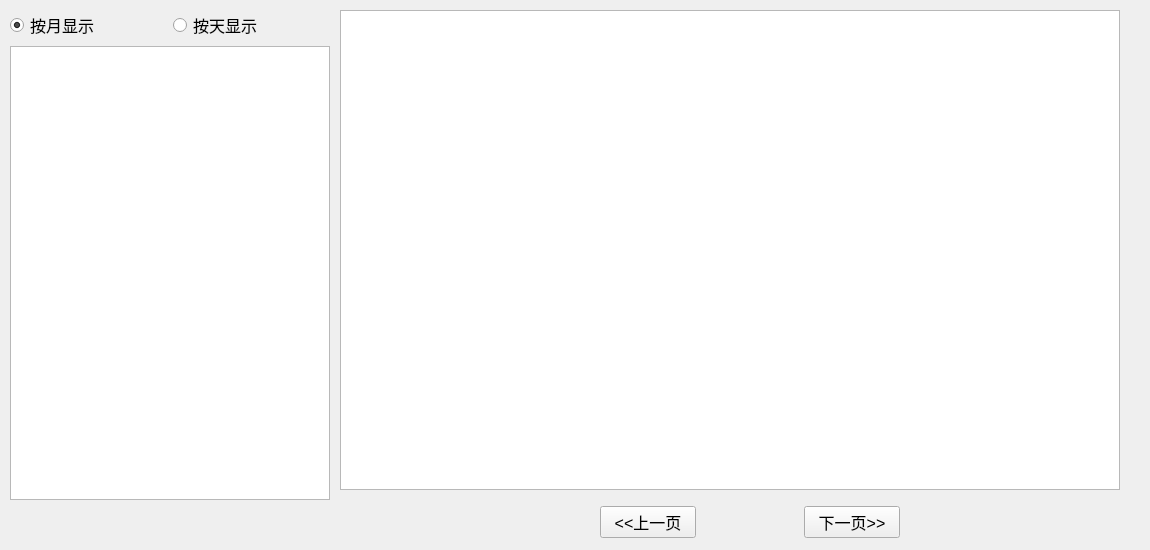
<?xml version="1.0" encoding="UTF-8"?>
<ui version="4.0">
 <class>Main_Playback</class>
 <widget class="QWidget" name="Main_Playback">
  <property name="geometry">
   <rect>
    <x>0</x>
    <y>0</y>
    <width>1150</width>
    <height>550</height>
   </rect>
  </property>
  <property name="minimumSize">
   <size>
    <width>1150</width>
    <height>550</height>
   </size>
  </property>
  <property name="maximumSize">
   <size>
    <width>1150</width>
    <height>550</height>
   </size>
  </property>
  <property name="windowTitle">
   <string>Main_Playback</string>
  </property>
  <widget class="QListWidget" name="listWidget_2">
   <property name="geometry">
    <rect>
     <x>340</x>
     <y>10</y>
     <width>780</width>
     <height>480</height>
    </rect>
   </property>
  </widget>
  <widget class="QWidget" name="widget" native="true">
   <property name="geometry">
    <rect>
     <x>600</x>
     <y>500</y>
     <width>300</width>
     <height>45</height>
    </rect>
   </property>
   <layout class="QHBoxLayout" name="horizontalLayout">
    <item>
     <widget class="QPushButton" name="pre_btn">
      <property name="font">
       <font>
        <pointsize>12</pointsize>
       </font>
      </property>
      <property name="text">
       <string>&lt;&lt;上一页</string>
      </property>
     </widget>
    </item>
    <item>
     <widget class="QLabel" name="page_label">
      <property name="font">
       <font>
        <pointsize>16</pointsize>
       </font>
      </property>
      <property name="text">
       <string/>
      </property>
      <property name="alignment">
       <set>Qt::AlignCenter</set>
      </property>
     </widget>
    </item>
    <item>
     <widget class="QPushButton" name="next_btn">
      <property name="font">
       <font>
        <pointsize>12</pointsize>
       </font>
      </property>
      <property name="text">
       <string>下一页&gt;&gt;</string>
      </property>
     </widget>
    </item>
   </layout>
  </widget>
  <widget class="QWidget" name="widget_2" native="true">
   <property name="geometry">
    <rect>
     <x>10</x>
     <y>10</y>
     <width>320</width>
     <height>490</height>
    </rect>
   </property>
   <layout class="QGridLayout" name="gridLayout">
    <item row="0" column="1">
     <widget class="QRadioButton" name="day_btn">
      <property name="font">
       <font>
        <pointsize>12</pointsize>
       </font>
      </property>
      <property name="text">
       <string>按天显示</string>
      </property>
      <property name="checked">
       <bool>false</bool>
      </property>
     </widget>
    </item>
    <item row="0" column="0">
     <widget class="QRadioButton" name="month_btn">
      <property name="font">
       <font>
        <pointsize>12</pointsize>
       </font>
      </property>
      <property name="text">
       <string>按月显示</string>
      </property>
      <property name="checked">
       <bool>true</bool>
      </property>
     </widget>
    </item>
    <item row="1" column="0" colspan="2">
     <widget class="QListWidget" name="listWidget"/>
    </item>
   </layout>
  </widget>
 </widget>
 <resources/>
 <connections/>
</ui>
